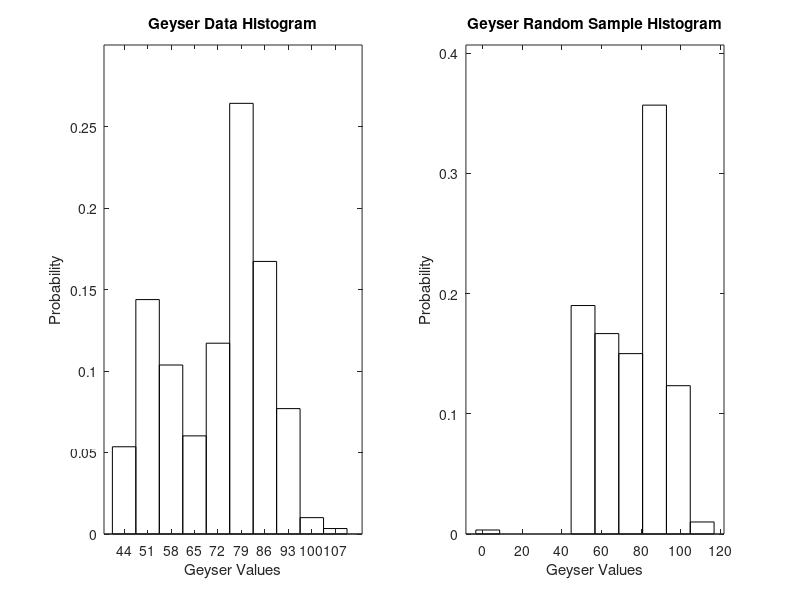

Write MATLAB code to recreate this figure.
addpath ~/Documents/Stat572/CompStatsToolboxV2;
load geyser
data = geyser; n = length(data);

% choose an appropriate domain
x = linspace(40,110,1000); % domain

% NORMAL KERNEL

% choose smoothing parameter
h = 1.06*std(data)*n^(-1/5);

% initialize vector for estimated pdf
fhat = zeros(size(x));

% evaluate using the normal kernel for each data point
% at all x in the domain
for i=1:n
    % get each kernel function evaluated at x
    % centered at data and weighted by h
    f=exp(-(1/(2*h^2))*(x-data(i)).^2)/sqrt(2*pi)/h;
    % add each ith average f vector to get estimate pdf height
    fhat = fhat+f/n;
end

% Now generate some random variables from this model.
% The model is defined as a kernel density estimation model with n
% component distributions

% The weights for each component kernel is 1/n
% thus create a vector (p1, p1+p2, p1+p2+p3...)
p = (1/n):(1/n):1;

% Set up the random sample generation procedure
k = 300; mus = zeros(1,k);

% this loop generates the means from the kernel vector from the original
% data
for i = 1:k
    u = rand;
    for j = 1:length(p)-1
        if u >= p(j) && u <= p(j+1)
            mus(i) = data(j);
        end
    end
end

% This generates the actual random sample variables
rs = rand(1,k)*h + mus;

% Plots
% Create histograms 
subplot(121);
histdata = hist(data)./n;
xhist = linspace(min(data)+1,max(data)-1,length(histdata));
bar(xhist,histdata,1,'w')
axis([38 115 0 .3]); 
xlabel('Geyser Values'); ylabel('Probability')
title('Geyser Data Histogram')

subplot(122);
histdata = hist(rs)./k;
xhist = linspace(min(rs)+1,max(rs)-1,length(histdata));
bar(xhist,histdata,1,'w')
axis([(min(rs)-10) (max(rs)+10) 0 (max(histdata)+.05)])
xlabel('Geyser Values'); ylabel('Probability')
title('Geyser Random Sample Histogram')
